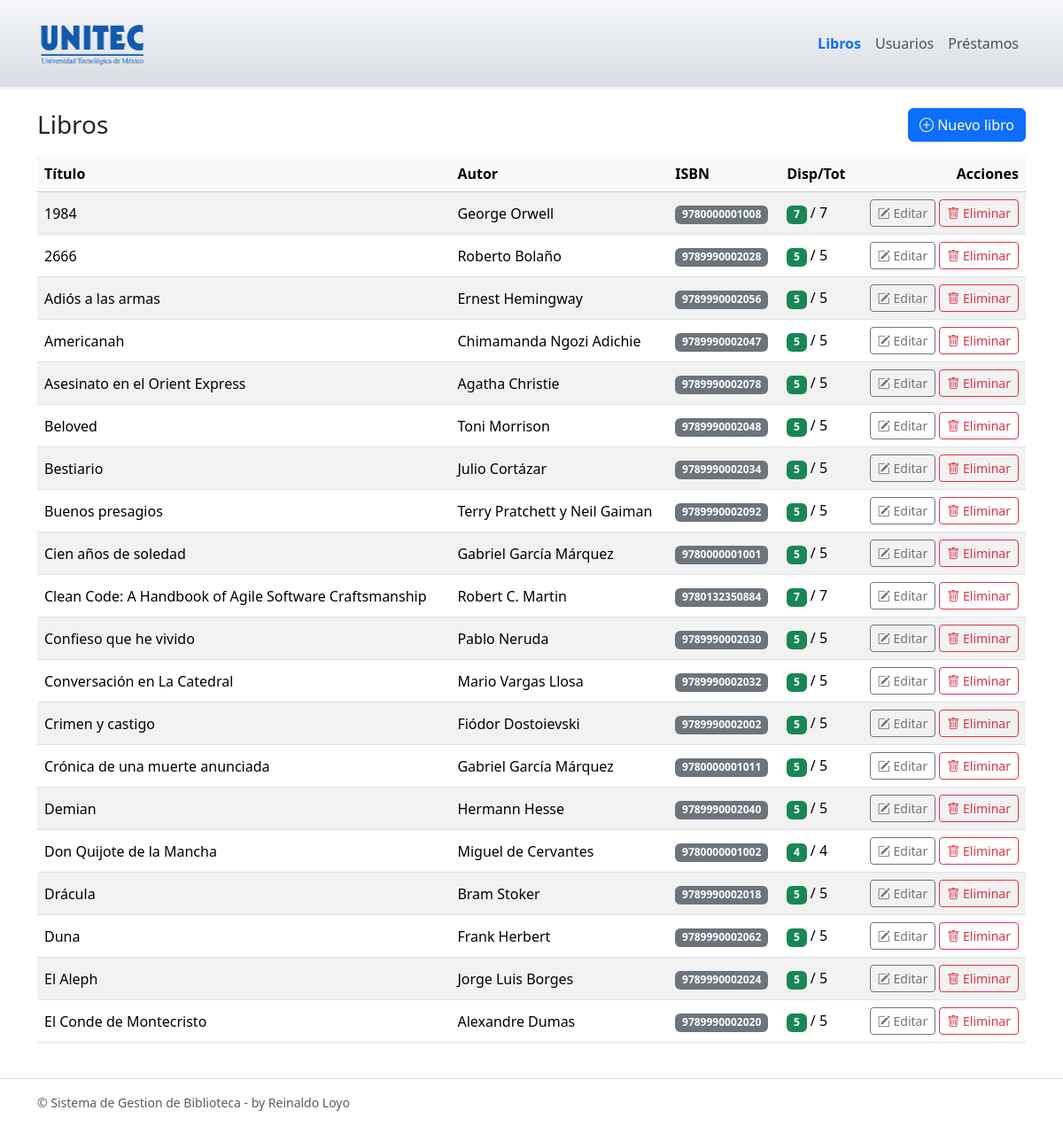
The app's page /libros/ with its own data.
### libros/models.py (models this page shows, shortened)
class Libro(models.Model):
    titulo = models.CharField(max_length=200)
    autor = models.CharField(max_length=200)
    isbn = models.CharField(max_length=13, unique=True, db_index=True)
    ejemplares_totales = models.PositiveIntegerField(default=1)
    ejemplares_disponibles = models.PositiveIntegerField(default=1)
    class Meta:
        constraints = [
            models.CheckConstraint(check=models.Q(ejemplares_totales__gte=0), name="libro_totales_gte_0"),
            models.CheckConstraint(check=models.Q(ejemplares_disponibles__gte=0), name="libro_disp_gte_0"),
        ]

### libros/views.py (the view)
# urls.py: path("",       LibroListView.as_view(),   name="list"),
class LibroListView(ListView):
    model = Libro
    paginate_by = 20
    ordering = ["titulo"]

### templates/libros/libro_list.html (shortened to what this page needs)
{% extends "base.html" %}
{% block content %}
<div class="d-flex justify-content-between align-items-center mb-3">
  <h1 class="h3 mb-0">Libros</h1>
  <a class="btn btn-primary" href="{% url 'libros:create' %}">
    <i class="bi bi-plus-circle"></i> Nuevo libro
  </a>
</div>
<div class="table-responsive">
  <table class="table table-striped table-hover align-middle">
    <thead class="table-light">
      <tr>
        <th>Título</th><th>Autor</th><th>ISBN</th><th>Disp/Tot</th><th class="text-end">Acciones</th>
      </tr>
    </thead>
    <tbody>
      {% for obj in object_list %}
      <tr>
        <td>{{ obj.titulo }}</td>
        <td>{{ obj.autor }}</td>
        <td><span class="badge text-bg-secondary">{{ obj.isbn }}</span></td>
        <td>
          {% if obj.ejemplares_disponibles > 0 %}
            <span class="badge text-bg-success">{{ obj.ejemplares_disponibles }}</span>
          {% else %}
            <span class="badge text-bg-danger">0</span>
          {% endif %}
          / {{ obj.ejemplares_totales }}
        </td>
        <td class="text-end">
          <a class="btn btn-sm btn-outline-secondary" href="{% url 'libros:update' obj.pk %}">
            <i class="bi bi-pencil-square"></i> Editar
          </a>
          <a class="btn btn-sm btn-outline-danger" href="{% url 'libros:delete' obj.pk %}">
            <i class="bi bi-trash"></i> Eliminar
          </a>
        </td>
      </tr>
      {% empty %}
      <tr><td colspan="5" class="text-center text-muted">Sin libros.</td></tr>
      {% endfor %}
    </tbody>
  </table>
</div>
{% endblock %}

### records on screen
Libro: titulo "1984", autor "George Orwell", isbn "9780000001008", ejemplares_disponibles "7", ejemplares_totales "7"
Libro: titulo "2666", autor "Roberto Bolaño", isbn "9789990002028", ejemplares_disponibles "5", ejemplares_totales "5"
Libro: titulo "Adiós a las armas", autor "Ernest Hemingway", isbn "9789990002056", ejemplares_disponibles "5", ejemplares_totales "5"
Libro: titulo "Americanah", autor "Chimamanda Ngozi Adichie", isbn "9789990002047", ejemplares_disponibles "5", ejemplares_totales "5"
Libro: titulo "Asesinato en el Orient Express", autor "Agatha Christie", isbn "9789990002078", ejemplares_disponibles "5", ejemplares_totales "5"
Libro: titulo "Beloved", autor "Toni Morrison", isbn "9789990002048", ejemplares_disponibles "5", ejemplares_totales "5"
Libro: titulo "Bestiario", autor "Julio Cortázar", isbn "9789990002034", ejemplares_disponibles "5", ejemplares_totales "5"
Libro: titulo "Buenos presagios", autor "Terry Pratchett y Neil Gaiman", isbn "9789990002092", ejemplares_disponibles "5", ejemplares_totales "5"
Libro: titulo "Cien años de soledad", autor "Gabriel García Márquez", isbn "9780000001001", ejemplares_disponibles "5", ejemplares_totales "5"
Libro: titulo "Clean Code: A Handbook of Agile Software Craftsmanship", autor "Robert C. Martin", isbn "9780132350884", ejemplares_disponibles "7", ejemplares_totales "7"
Libro: titulo "Confieso que he vivido", autor "Pablo Neruda", isbn "9789990002030", ejemplares_disponibles "5", ejemplares_totales "5"
Libro: titulo "Conversación en La Catedral", autor "Mario Vargas Llosa", isbn "9789990002032", ejemplares_disponibles "5", ejemplares_totales "5"
Libro: titulo "Crimen y castigo", autor "Fiódor Dostoievski", isbn "9789990002002", ejemplares_disponibles "5", ejemplares_totales "5"
Libro: titulo "Crónica de una muerte anunciada", autor "Gabriel García Márquez", isbn "9780000001011", ejemplares_disponibles "5", ejemplares_totales "5"
Libro: titulo "Demian", autor "Hermann Hesse", isbn "9789990002040", ejemplares_disponibles "5", ejemplares_totales "5"
Libro: titulo "Don Quijote de la Mancha", autor "Miguel de Cervantes", isbn "9780000001002", ejemplares_disponibles "4", ejemplares_totales "4"
Libro: titulo "Drácula", autor "Bram Stoker", isbn "9789990002018", ejemplares_disponibles "5", ejemplares_totales "5"
Libro: titulo "Duna", autor "Frank Herbert", isbn "9789990002062", ejemplares_disponibles "5", ejemplares_totales "5"
Libro: titulo "El Aleph", autor "Jorge Luis Borges", isbn "9789990002024", ejemplares_disponibles "5", ejemplares_totales "5"
Libro: titulo "El Conde de Montecristo", autor "Alexandre Dumas", isbn "9789990002020", ejemplares_disponibles "5", ejemplares_totales "5"
